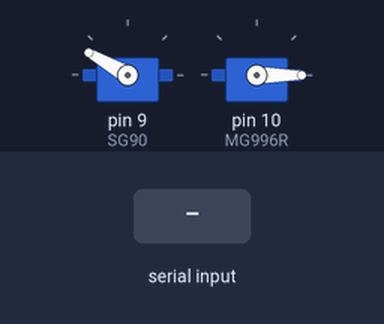
A sketch run on a simulated Arduino Uno, built with avr-gcc and run on an emulated ATmega328P. Shown: 2 × servo. The inputs (shaded band) are chosen by the test bench. What the sketch prints to the serial monitor is not drawn.

Above: at 1.2 s.
1.3 s: "90 45\n" received over Serial
At 2.2 s:
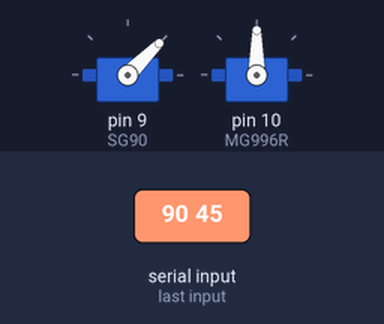
2.9 s: "30 150\n" received over Serial
At 3.6 s:
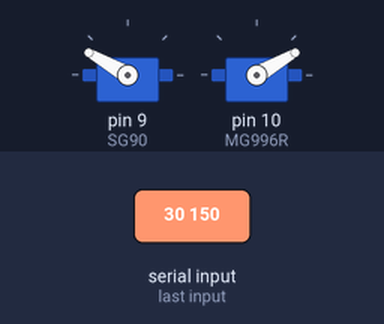
4.5 s: "1 90\n" received over Serial
At 4.9 s:
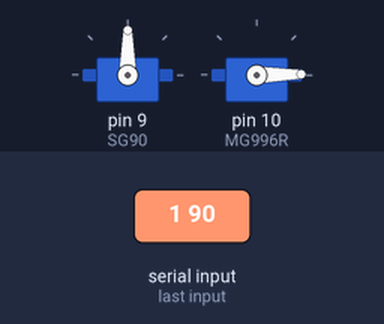
6.1 s: "90\n" received over Serial
At 7.3 s:
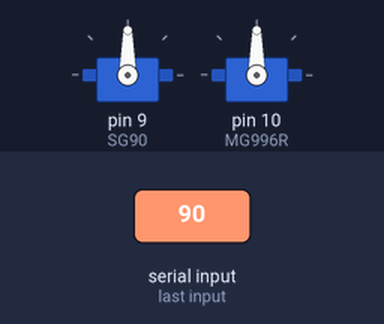
7.6 s: "30 150\n" received over Serial
At 8.7 s:
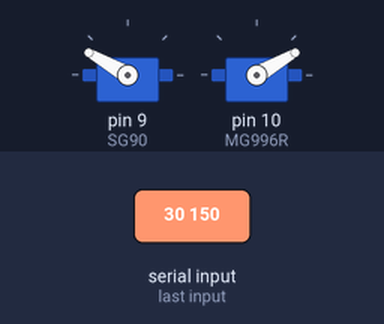
9.2 s: "1 90 45\n" received over Serial
At 10.1 s:
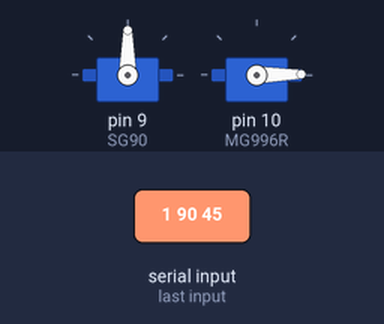
Timing chart, 0 to 11.8 s (numbered marks = the images above; inputs shaded):
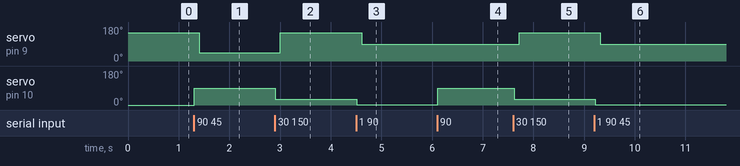

The sketch:

finger_test.ino
```cpp
#include <Servo.h>

Servo SG90;
Servo MG996R;

void setup() {
  Serial.begin(115200);         // 初始化默认串行端口
  SG90.attach(9);               // 将SG90伺服连接到引脚9
  MG996R.attach(10);            // 将MG996R伺服连接到引脚10
  MG996R.write(0);              // 将MG996R初始化到0度
  SG90.write(150);              // 将SG90初始化到150度
}

void loop() {
  Serial.println("輸入角度 1 和 2");
  delay(100);
  if (Serial.available()) {
    finger_test();
  }
}

void finger_test() {
  String input = readSerialInput();  // 读取整个输入行
  if (input.length() > 0) {
    int angles[2] = { -1, -1 };  // 初始化数组以存储角度
    parseAngles(input, angles);  // 从输入字符串中解析角度

    if (angles[0] >= 0 && angles[0] <= 180) { // 确保第一个角度在有效范围内
      MG996R.write(angles[0]);
      delay(100);
    }

    if (angles[1] >= 0 && angles[1] <= 180) { // 确保第二个角度在有效范围内
      SG90.write(angles[1]);
    }
  }
}

String readSerialInput() {
  String input = "";
  while (Serial.available()) {
    char ch = Serial.read();
    if (ch == '\n') {
      break;  // 遇到换行符时退出循环
    } else {
      input += ch;
    }
  }
  return input;  // 返回输入字符串
}

void parseAngles(String input, int* angles) {
  int index = 0;
  String angle = "";
  for (int i = 0; i < input.length() && index < 2; i++) {
    if (isDigit(input[i])) {
      angle += input[i];
    } else if (input[i] == ' ' || input[i] == ',') {
      if (angle.length() > 0) {
        angles[index++] = angle.toInt();
        angle = "";
      }
    }
  }
  if (angle.length() > 0 && index < 2) {
    angles[index] = angle.toInt();  // 解析最后一个角度（如果有）
  }
}
```

Measured:
- after the input at 1.3 s, servo on pin 9 (SG90): 150° → 45° after 0.10 s; servo on pin 10 (MG996R): 0° → 90° at once
- after the input at 2.9 s, servo on pin 9 (SG90): 45° → 150° after 0.11 s; servo on pin 10 (MG996R): 90° → 30° at once
- after the input at 4.5 s, servo on pin 9 (SG90): 150° → 90° after 0.11 s; servo on pin 10 (MG996R): 30° → 1° at once
- after the input at 6.1 s, servo on pin 10 (MG996R): 1° → 90° at once
- after the input at 7.6 s, servo on pin 9 (SG90): 90° → 150° after 0.12 s; servo on pin 10 (MG996R): 90° → 30° at once
- after the input at 9.2 s, servo on pin 9 (SG90): 150° → 90° after 0.12 s; servo on pin 10 (MG996R): 30° → 1° at once
